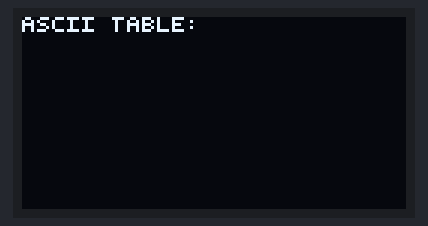
The program below on a simulated Raspberry Pi Pico running CircuitPython. Parts: 128×64 one-colour display. Files that are not in the repository are absent; library files of the repository ran but are not shown: ssd1306.py; what the program prints to the serial console is not drawn. At 1.4 s the program ends and the board releases its pins; the recording ends there.

Above: at 0.4 s.
At 0.8 s:
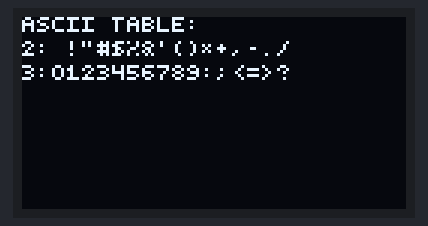
At 1.3 s:
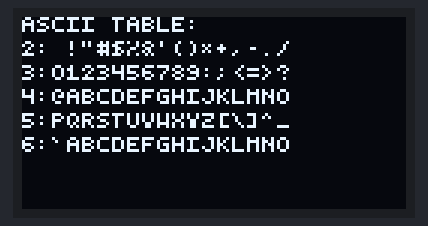

The program:

sample-ascii.py
```python
#!/usr/bin/env circuit-run
# ssd1306/sample-ascii.py
#file: ssd1306.py
#file: font-4x5.bin
#file: font-8x16.bin
"""
Sample script demonstrating the Term class terminal simulator on SSD1306 OLED display.
Pins used:
- SCL: GP3
- SDA: GP2
"""

import board
import busio
import time
from ssd1306 import SSD1306, Term

# Pin Definitions
PIN_I2C_SCL: board.Pin = board.GP3
PIN_I2C_SDA: board.Pin = board.GP2


def show_ascii_table(term: Term) -> None:
    """Draws every printable ASCII character as a table of 16 columns per high nibble.

    A 128 pixel wide screen holds 25 characters, so a "4:" style row label plus 16
    characters fits, and the six nibble rows plus a heading fill the 8 available lines
    exactly. Lower case has no glyphs of its own, so the last two rows echo the two
    upper case rows above them.
    """
    term.print("\f")  # Form feed: clear the screen and home the cursor
    term.println("ASCII TABLE:")
    for high in range(0x20, 0x80, 0x10):
        chars = "".join(chr(c) for c in range(high, min(high + 0x10, 0x7F)))
        term.println("%X:%s" % (high >> 4, chars))


def run_demo() -> None:
    print("Initializing SSD1306 display on SCL=GP3, SDA=GP2...")

    # Initialize I2C bus
    i2c = busio.I2C(PIN_I2C_SCL, PIN_I2C_SDA)

    # Wait to acquire I2C lock
    while not i2c.try_lock():
        time.sleep(0.1)

    try:
        # Initialize SSD1306 display
        oled = SSD1306(i2c, addr=0x3C, width=128, height=64)

        # Initialize Terminal Simulator
        term = Term(oled)
        show_ascii_table(term)

    finally:
        i2c.unlock()


if __name__ == "__main__":
    run_demo()
```
